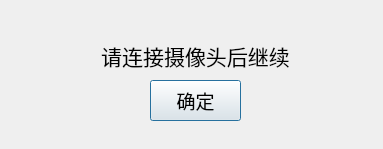
<?xml version="1.0" encoding="UTF-8"?>
<ui version="4.0">
 <class>cameraDialog</class>
 <widget class="QDialog" name="cameraDialog">
  <property name="geometry">
   <rect>
    <x>0</x>
    <y>0</y>
    <width>383</width>
    <height>149</height>
   </rect>
  </property>
  <property name="windowTitle">
   <string>Dialog</string>
  </property>
  <widget class="QLabel" name="label">
   <property name="geometry">
    <rect>
     <x>60</x>
     <y>30</y>
     <width>271</width>
     <height>51</height>
    </rect>
   </property>
   <property name="font">
    <font>
     <family>微软雅黑</family>
     <pointsize>16</pointsize>
    </font>
   </property>
   <property name="text">
    <string>请连接摄像头后继续</string>
   </property>
   <property name="alignment">
    <set>Qt::AlignCenter</set>
   </property>
  </widget>
  <widget class="QPushButton" name="pushButton">
   <property name="geometry">
    <rect>
     <x>150</x>
     <y>80</y>
     <width>91</width>
     <height>41</height>
    </rect>
   </property>
   <property name="font">
    <font>
     <pointsize>14</pointsize>
    </font>
   </property>
   <property name="text">
    <string>确定</string>
   </property>
  </widget>
 </widget>
 <resources/>
 <connections/>
</ui>
